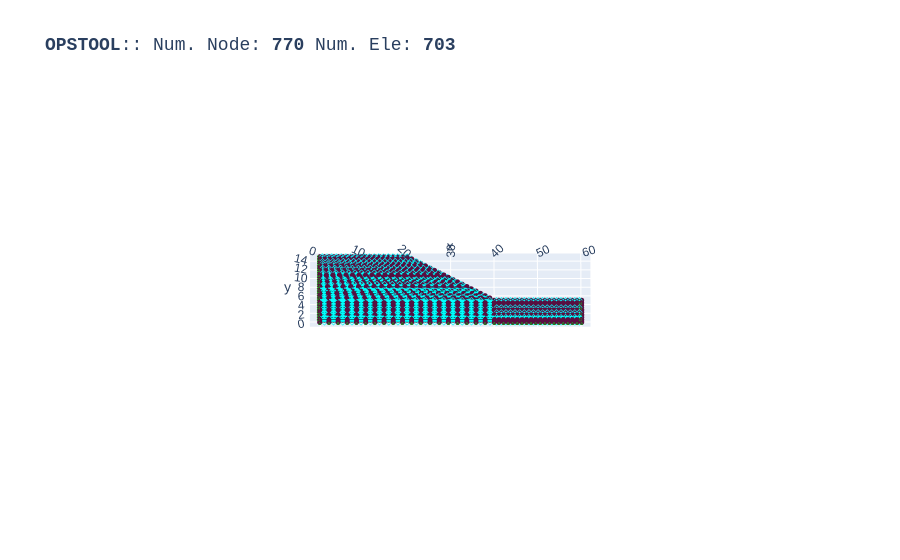

This figure's notebook cell:
### Code cell
opst.vis.plotly.plot_model(show_node_numbering=False, show_ele_numbering=False, show_nodal_loads = False)

### Figure 1 — Plotly figure (JSON) as saved in the notebook; plotly's stock layout.template omitted (floating-point values rounded to 4 significant figures; data arrays with more than 128 entries replaced by an {"elided": "..."} marker saying what was removed)
{"data": [{"color": "#00FFFF", "hoverinfo": "skip", "i": {"elided": "1406 int values"}, "j": {"elided": "1406 int values"}, "k": {"elided": "1406 int values"}, "name": "SSPquad", "opacity": 1, "type": "mesh3d", "x": {"elided": "2812 float values"}, "y": {"elided": "2812 float values"}, "z": {"elided": "2812 float values"}}, {"connectgaps": false, "hoverinfo": "skip", "line": {"color": "black", "width": 1}, "mode": "lines", "name": "Edge", "type": "scatter3d", "x": {"elided": "4218 float values"}, "y": {"elided": "4218 float values"}, "z": {"elided": "4218 float values"}}, {"customdata": {"elided": "703 str values"}, "hovertemplate": "%{customdata}", "marker": {"color": "#00FFFF", "size": 3, "symbol": "diamond-open"}, "mode": "markers", "name": "SSPquad", "type": "scatter3d", "x": {"elided": "703 float values"}, "y": {"elided": "703 float values"}, "z": {"elided": "703 float values"}}, {"customdata": {"elided": "770 str values"}, "hovertemplate": "x: %{x}<br>y: %{y}<br>z: %{z} <br>nodeTag: %{customdata}", "marker": {"color": "#580f41", "size": 3, "symbol": "circle"}, "mode": "markers", "name": "Nodes", "type": "scatter3d", "x": {"elided": "770 float values"}, "y": {"elided": "770 float values"}, "z": {"elided": "770 float values"}}, {"connectgaps": false, "hoverinfo": "skip", "line": {"color": "#15b01a", "width": 1}, "mode": "lines", "name": "BC", "type": "scatter3d", "x": {"elided": "1009 float values"}, "y": {"elided": "1009 float values"}, "z": {"elided": "1009 float values"}}], "layout": {"autosize": true, "font": {"family": "Arial, sans-serif"}, "scene": {"aspectmode": "data", "camera": {"eye": {"x": 0, "y": -0.1, "z": 10}}, "dragmode": "pan", "xaxis": {"showbackground": false}, "yaxis": {"showbackground": false}, "zaxis": {"showbackground": true, "showgrid": true, "showticklabels": false, "ticks": "", "title": {"text": ""}, "visible": true}}, "showlegend": false, "title": {"font": {"family": "courier", "size": 18}, "text": "<b>OPSTOOL</b>:: Num. Node: <b>770</b> Num. Ele: <b>703</b>"}}}
